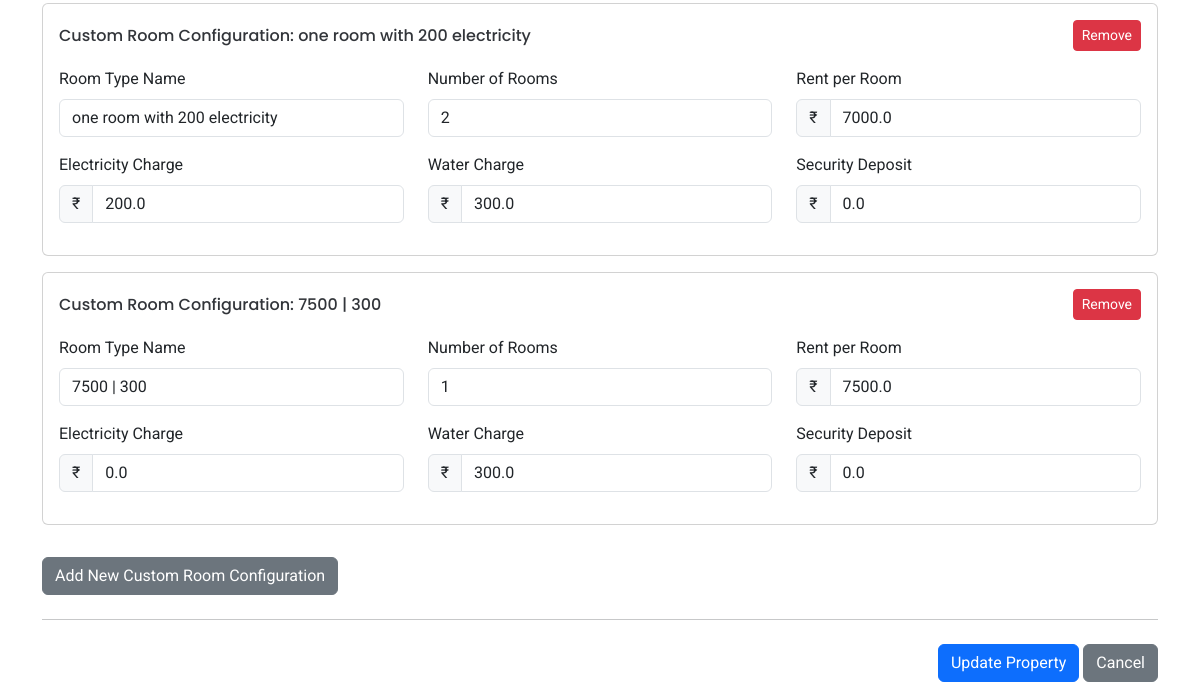
The page /edit-property/14 (signed in, lower part) on the database as committed earlier.
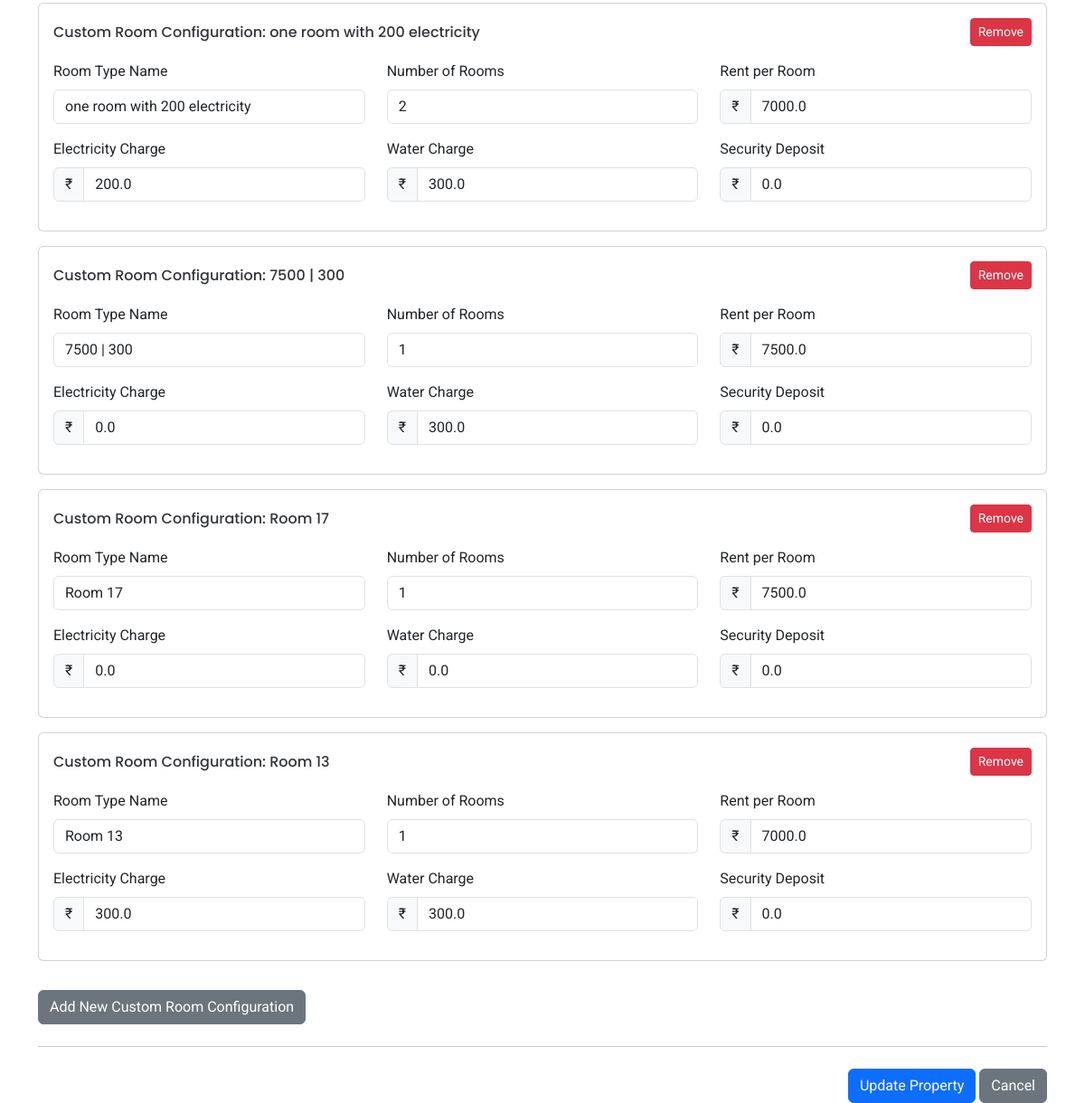
The same page on the database as committed later.
### tables this page shows
CREATE TABLE room_configurations
                 (id INTEGER PRIMARY KEY AUTOINCREMENT,
                  property_id INTEGER NOT NULL,
                  room_type TEXT NOT NULL,
                  room_count INTEGER NOT NULL,
                  rent REAL NOT NULL,
                  electricity_charge REAL NOT NULL,
                  water_charge REAL NOT NULL,
                  security_deposit REAL NOT NULL,
                  FOREIGN KEY (property_id) REFERENCES properties (id));

### app/routes.py (the view, shortened to what this page needs)
@app.route('/edit-property/<int:property_id>', methods=['GET', 'POST'])
def edit_property(property_id):
    if 'user_id' not in session:
        flash('Please login to access this page', 'warning')
        return redirect(url_for('login'))
    conn = get_db()
    c = conn.cursor()
    property_data = c.execute('''
        SELECT * FROM properties
        WHERE id = ? AND user_id = ?
    ''', (property_id, session['user_id'])).fetchone()
    if not property_data:
        conn.close()
        flash('Property not found', 'danger')
        return redirect(url_for('my_properties'))
    room_configs = c.execute('''
        SELECT id, room_type, room_count, rent, electricity_charge, water_charge, security_deposit
        FROM room_configurations
        WHERE property_id = ?
    ''', (property_id,)).fetchall()
    room_data = {}
    all_room_configs_list = [] # Use a list to pass all configurations
    for room in room_configs:
        if room['room_type'] in ['one_room', 'two_room']:
             room_data[room['room_type']] = {
                'id': room['id'], # Include ID for updates
                'room_count': room['room_count'],
                'rent': room['rent'],
                'electricity_charge': room['electricity_charge'],
                'water_charge': room['water_charge'],
                'security_deposit': room['security_deposit']
             }
        all_room_configs_list.append(dict(room)) # Convert Row to dict for consistency
    conn.close()
    return render_template('edit_property.html',
                         property=property_data,
                         room_data=room_data, # For default configs
                         room_configs=all_room_configs_list) # For iterating through all in template

### app/routes.py (called while the page is built)
def get_db():
    conn = sqlite3.connect('rentease.db')
    conn.row_factory = sqlite3.Row
    return conn

### app/templates/edit_property.html (shortened to what the changed rows need)
<!DOCTYPE html>
<html lang="en">
<head>
  <link href="{{ url_for('static', filename='assets/vendor/bootstrap/css/bootstrap.min.css') }}" rel="stylesheet">
  <link href="{{ url_for('static', filename='assets/vendor/bootstrap-icons/bootstrap-icons.css') }}" rel="stylesheet">
  <link href="{{ url_for('static', filename='assets/vendor/aos/aos.css') }}" rel="stylesheet">
  <link href="{{ url_for('static', filename='assets/vendor/glightbox/css/glightbox.min.css') }}" rel="stylesheet">
  <link href="{{ url_for('static', filename='assets/vendor/swiper/swiper-bundle.min.css') }}" rel="stylesheet">
  <link href="{{ url_for('static', filename='assets/css/main.css') }}" rel="stylesheet">
</head>
<body class="index-page">
  <main class="main" style="margin-top: 100px;">
    <div class="container mt-5">
      <form method="POST">
        <div id="custom-room-configurations">
            {% for room_config in room_configs %}
                {% if room_config.room_type != 'one_room' and room_config.room_type != 'two_room' %}
                    <div class="card mb-3 custom-room-config-block" data-config-id="{{ room_config.id }}">
                      <div class="card-body">
                        <div class="d-flex justify-content-between align-items-center mb-3">
                          <h6 class="mb-0">Custom Room Configuration: {{ room_config.room_type }}</h6>
                          <button type="button" class="btn btn-sm btn-danger remove-custom-config">Remove</button>
                        </div>
                        <div class="row">
                          <div class="col-md-4">
                            <div class="mb-3">
                              <label for="existing_custom_room_type_{{ loop.index0 }}" class="form-label">Room Type Name</label>
                              <input type="text" class="form-control" id="existing_custom_room_type_{{ loop.index0 }}" name="existing_custom_configs[{{ loop.index0 }}][room_type]" value="{{ room_config.room_type }}" required>
                            </div>
                          </div>
                          <div class="col-md-4">
                            <div class="mb-3">
                              <label for="existing_custom_room_count_{{ loop.index0 }}" class="form-label">Number of Rooms</label>
                              <input type="number" class="form-control" id="existing_custom_room_count_{{ loop.index0 }}" name="existing_custom_configs[{{ loop.index0 }}][room_count]" min="0" value="{{ room_config.room_count }}" required>
                            </div>
                          </div>
                          <div class="col-md-4">
                            <div class="mb-3">
                              <label for="existing_custom_room_rent_{{ loop.index0 }}" class="form-label">Rent per Room</label>
                              <div class="input-group">
                                <span class="input-group-text">₹</span>
                                <input type="number" class="form-control" id="existing_custom_room_rent_{{ loop.index0 }}" name="existing_custom_configs[{{ loop.index0 }}][rent]" min="0" value="{{ room_config.rent }}" required>
                              </div>
                            </div>
                          </div>
                          <div class="col-md-4">
                            <div class="mb-3">
                              <label for="existing_custom_room_electricity_{{ loop.index0 }}" class="form-label">Electricity Charge</label>
                              <div class="input-group">
                                <span class="input-group-text">₹</span>
                                <input type="number" class="form-control" id="existing_custom_room_electricity_{{ loop.index0 }}" name="existing_custom_configs[{{ loop.index0 }}][electricity_charge]" min="0" value="{{ room_config.electricity_charge }}" required>
                              </div>
                            </div>
                          </div>
                          <div class="col-md-4">
                            <div class="mb-3">
                              <label for="existing_custom_room_water_{{ loop.index0 }}" class="form-label">Water Charge</label>
                              <div class="input-group">
                                <span class="input-group-text">₹</span>
                                <input type="number" class="form-control" id="existing_custom_room_water_{{ loop.index0 }}" name="existing_custom_configs[{{ loop.index0 }}][water_charge]" min="0" value="{{ room_config.water_charge }}" required>
                              </div>
                            </div>
                          </div>
                          <div class="col-md-4">
                            <div class="mb-3">
                              <label for="existing_custom_room_security_{{ loop.index0 }}" class="form-label">Security Deposit</label>
                              <div class="input-group">
                                <span class="input-group-text">₹</span>
                                <input type="number" class="form-control" id="existing_custom_room_security_{{ loop.index0 }}" name="existing_custom_configs[{{ loop.index0 }}][security_deposit]" min="0" value="{{ room_config.security_deposit }}" required>
                              </div>
                            </div>
                          </div>
                        </div>
                      </div>
                    </div>
                {% endif %}
            {% endfor %}
          </div>
        </form>
      </div>
  </main>
</body>
</html>

Rows that differ between the two databases and show on the page:
added room_configurations: room_type "Room 17", room_count "1", rent "7500.0", electricity_charge "0.0", water_charge "0.0", security_deposit "0.0"
added room_configurations: room_type "Room 13", room_count "1", rent "7000.0", electricity_charge "300.0", water_charge "300.0", security_deposit "0.0"
